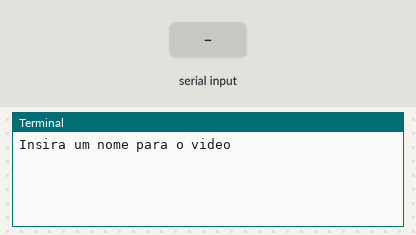
A program run on a simulated Raspberry Pi (BCM pin numbers). On the bench: the last lines printed to the terminal. The inputs (shaded band) are chosen by the test bench. The camera gives no picture and a still takes 0.5 s. At 3.8 s the program stops and its outputs stay as they are.

Above: at 1.2 s.
1.3 s: "5" typed at the terminal, then Enter
At 2.5 s:
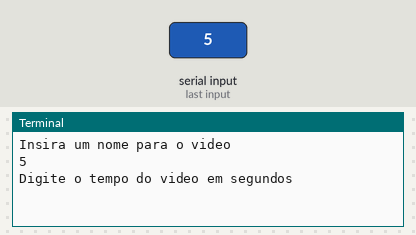
2.8 s: "1" typed at the terminal, then Enter
At 4.6 s:
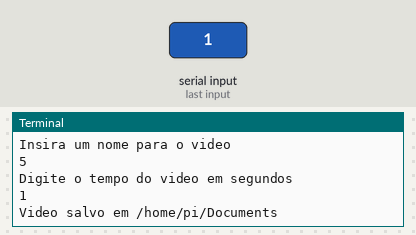

The program:

Basic_Video__Capture_with_python.py
```python
#Gambiarrista MRAASF
from picamera import PiCamera
from time import sleep

camera = PiCamera()
camera.resolution = (1280,920)


print("Insira um nome para o video")
name = input()
name ="/home/pi/Documents/"+name+".h264"
print("Digite o tempo do video em segundos")
tempo = input()
# gravação de video
camera.start_recording(name)
camera.start_preview()
sleep(int(tempo))
camera.stop_preview()
camera.stop_recording()
print("Video salvo em /home/pi/Documents")
```

Measured:
- after the input at 1.3 s, the terminal: prints a new line at once (image 1)
- after the input at 2.8 s, the terminal: prints a new line at once (image 2)
